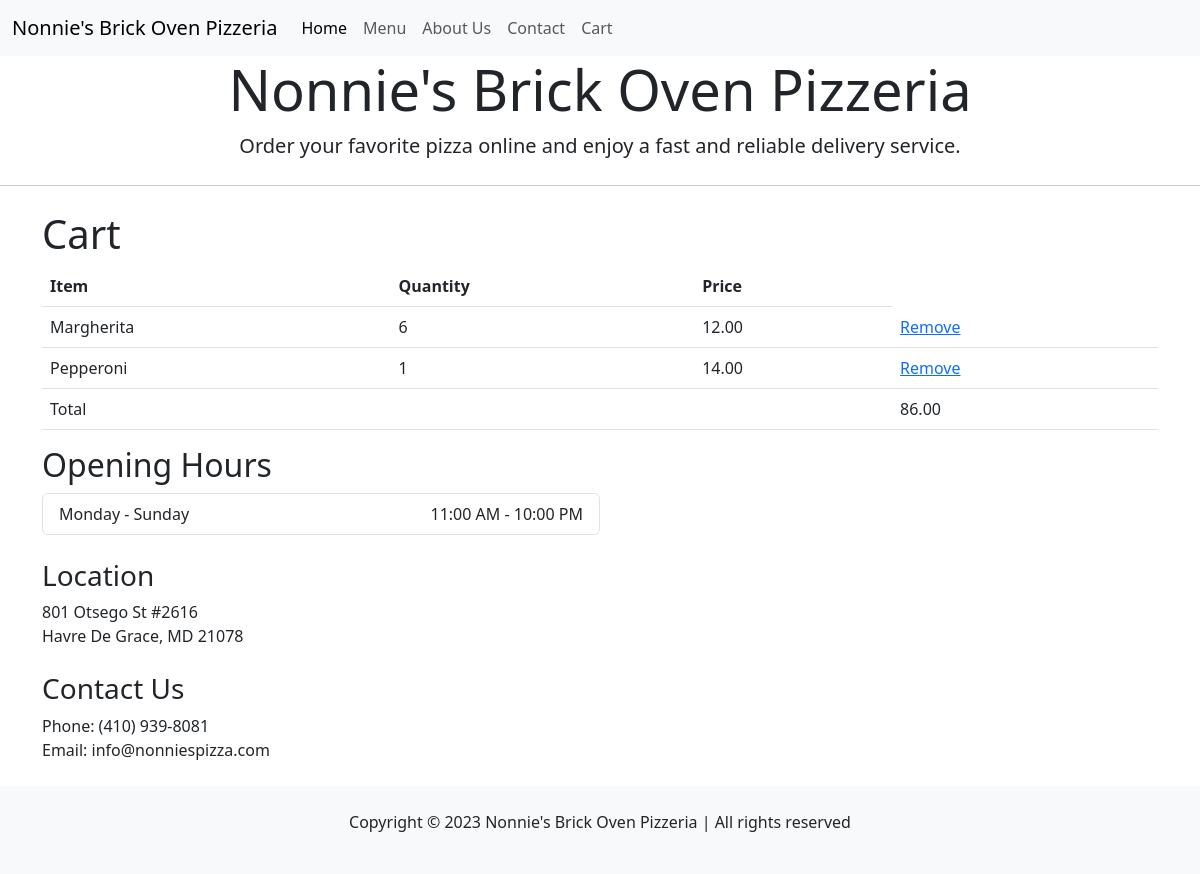
/menu/cart (signed in), run on the app's committed database.
### menu/models.py (models this page shows, shortened)
class CartItem(models.Model):
    cart = models.ForeignKey(Cart, on_delete=models.CASCADE)
    item = models.ForeignKey(Item, on_delete=models.CASCADE)
    quantity = models.IntegerField(default=1)

class Item(models.Model):
    name = models.CharField(max_length=100)
    description = models.TextField(blank=True)
    price = models.DecimalField(max_digits=6, decimal_places=2)
    category = models.ForeignKey(Category, on_delete=models.CASCADE, related_name='items')
    image = models.TextField(blank=True)

### menu/views.py (the view)
# urls.py: path("menu/cart", views.cart, name = "cart"),
@login_required
def cart(request):
    user_cart, created = Cart.objects.get_or_create(user=request.user)
    cart_items = CartItem.objects.filter(cart=user_cart)
    total_price = 0
    for item in cart_items:
        total_price += item.item.price * item.quantity
    context = {
        'cart_items': cart_items,
        'total_price': total_price,
    }
    return render(request, 'cart.html', context)

### menu/templates/cart.html (shortened to what this page needs)
<!doctype html>
<html lang="en">
<head>
  <link href="https://cdn.jsdelivr.net/npm/bootstrap@5.3.0-alpha3/dist/css/bootstrap.min.css" rel="stylesheet">
</head>
<body>
    <nav class="navbar navbar-expand-lg navbar-light bg-light">
        <div class="container-fluid">
          <a class="navbar-brand" href="#">Nonnie's Brick Oven Pizzeria</a>
          <div class="collapse navbar-collapse" id="navbarNav">
            <ul class="navbar-nav">
              <li class="nav-item">
                <a class="nav-link active" aria-current="page" href="/">Home</a>
              </li>
              <li class="nav-item">
                <a class="nav-link" href="/menu">Menu</a>
              </li>
              <li class="nav-item">
                <a class="nav-link" href="#">About Us</a>
              </li>
              <li class="nav-item">
                <a class="nav-link" href="menu/register">Contact</a>
              </li>
              <li class="nav-item">
                <a class="nav-link" href="menu/cart">Cart</a>
              </li>
            </ul>
          </div>
        </div>
      </nav>
      <div class="jumbotron bg-white">
        <h1 class="display-4 text-center">Nonnie's Brick Oven Pizzeria</h1>
        <p class="lead text-center">Order your favorite pizza online and enjoy a fast and reliable delivery service.</p>
        <hr class="my-4">
        </div>
    <div class="container mt-4">
        <h1>Cart</h1>
        {% if cart_items %}
          <table class="table table-hover">
            <thead>
              <tr>
                <th>Item</th>
                <th>Quantity</th>
                <th>Price</th>
              </tr>
            </thead>
            <tbody>
              {% for item in cart_items %}
                <tr>
                  <td>{{ item.item.name }}</td>
                  <td>{{ item.quantity }}</td>
                  <td>{{ item.item.price }}</td>
                  <td><a href="{% url 'remove_from_cart' item.pk %}">Remove</a></td>
                </tr>
              {% endfor %}
            </tbody>
            <tfoot>
              <tr>
                <td colspan="3">Total</td>
                <td>{{ total_price }}</td>
              </tr>
            </tfoot>
          </table>
        {% else %}
          <p>Your cart is empty.</p>
        {% endif %}
      <div class="col-md-6 mb-4">
        <h2>Opening Hours
        </h2>
        <ul class="list-group">
        <li class="list-group-item d-flex justify-content-between align-items-center">
            Monday - Sunday
            <span>11:00 AM - 10:00 PM</span>
        </li>
        </ul>
        <div class="mt-4">
        <h3>Location</h3>
        <p>801 Otsego St #2616<br> Havre De Grace, MD 21078</p>
        </div>
        <div class="mt-4">
        <h3>Contact Us</h3>
        <p>Phone: (410) 939-8081<br> Email: info@nonniespizza.com</p>
        </div>
        </div>
        </div>
        <footer class="bg-light py-4">
        <div class="container text-center">
        <p>Copyright © 2023
        Nonnie's Brick Oven Pizzeria | All rights reserved</p>
        </div>
        </footer>
        </body>
        </html>

### data on the page
CartItem: item.name "Margherita", quantity "6", item.price "12.00"
CartItem: item.name "Pepperoni", quantity "1", item.price "14.00"

### other printed values
{{ total_price }} "86.00"
